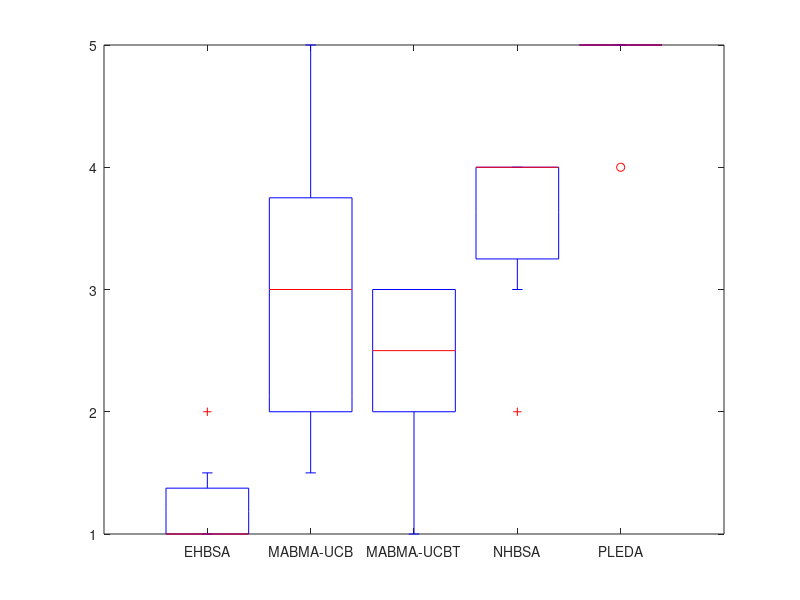

The MATLAB script that drew this image: (Note: this script raises an error after producing the figure.)
EHM = [1 1.5 1.5 1 1 2 1 1 1 1];
UCB = [5 4 1.5 2 4 3 2 2 3 3];
UCBT = [3 1.5 3 3 2 1 3 3 2 2];
NHM = [2 3 4 4 3 4 4 4 4 4];
PL = [4 5 5 5 5 5 5 5 5 5];

fh = figure(1);

set(fh,'Position', [0, 0, 700, 500]);
set(fh, 'color', 'white');

D = [EHM; UCB; UCBT; NHM; PL];
h = boxplot(D','Labels',{'EHBSA','MABMA-UCB','MABMA-UCBT','NHBSA','PLEDA'});
set(h,{'linew'},{3})

set(gca,'ytick',1:5);

ylabel( 'Rank', 'FontSize', 12, 'Rotation', 90 );
export_fig ../img/mabma3_cvrp -eps 